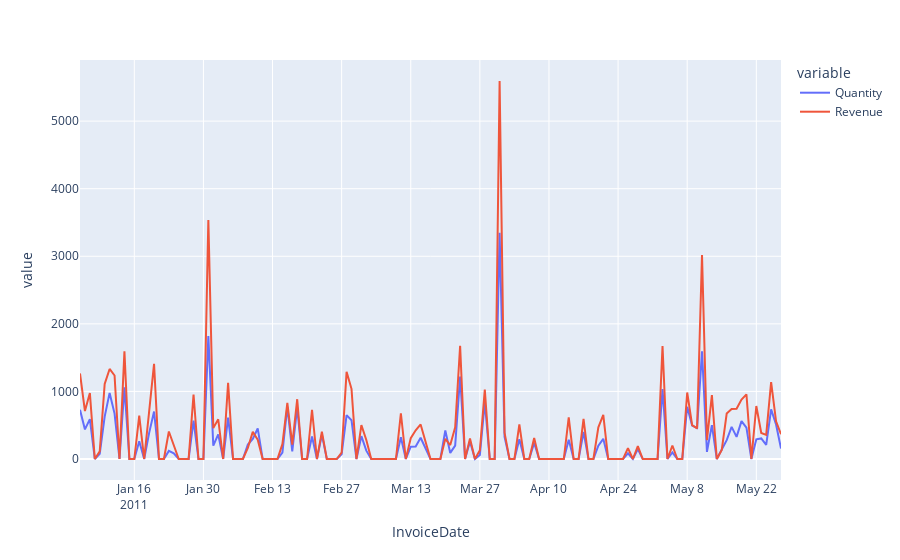

This figure's notebook cell:
### Code cell
# Visualización por días

px.line(df2.sort_values('InvoiceDate').resample('D', on='InvoiceDate')[['Quantity', 'Revenue']].sum())

### Figure 1 — Plotly figure (JSON) as saved in the notebook; plotly's stock layout.template omitted (floating-point values rounded to 4 significant figures; data arrays with more than 128 entries replaced by an {"elided": "..."} marker saying what was removed)
{"data": [{"hovertemplate": "variable=Quantity<br>InvoiceDate=%{x}<br>value=%{y}<extra></extra>", "legendgroup": "Quantity", "line": {"color": "#636efa", "dash": "solid"}, "mode": "lines", "name": "Quantity", "orientation": "v", "showlegend": true, "type": "scatter", "x": {"elided": "143 str values"}, "xaxis": "x", "y": {"elided": "143 int values"}, "yaxis": "y"}, {"hovertemplate": "variable=Revenue<br>InvoiceDate=%{x}<br>value=%{y}<extra></extra>", "legendgroup": "Revenue", "line": {"color": "#EF553B", "dash": "solid"}, "mode": "lines", "name": "Revenue", "orientation": "v", "showlegend": true, "type": "scatter", "x": {"elided": "143 str values"}, "xaxis": "x", "y": {"elided": "143 float values"}, "yaxis": "y"}], "layout": {"legend": {"title": {"text": "variable"}, "tracegroupgap": 0}, "margin": {"t": 60}, "xaxis": {"anchor": "y", "domain": [0, 1], "title": {"text": "InvoiceDate"}}, "yaxis": {"anchor": "x", "domain": [0, 1], "title": {"text": "value"}}}}
